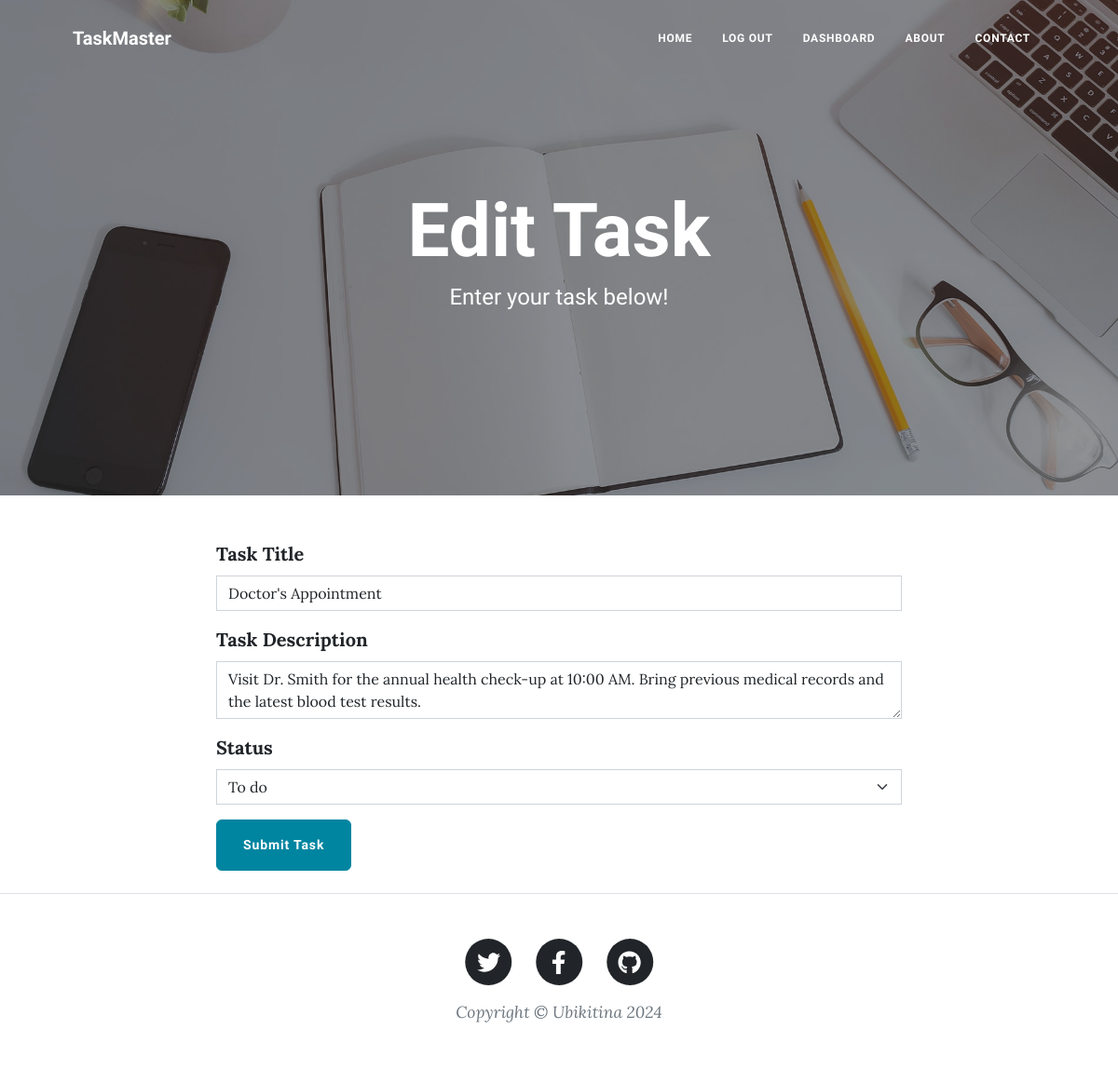
The page /edit-task/2 (signed in) on the database its author committed.
### main.py (models this page shows)
class Task(db.Model):
    __tablename__ = "tasks"
    id = db.Column(db.Integer, primary_key=True)
    author_id = db.Column(db.Integer, db.ForeignKey("users.id"))
    author = relationship("User", back_populates="tasks")
    title = db.Column(db.String(250), unique=True, nullable=False)
    date = db.Column(db.String(250), nullable=False)
    body = db.Column(db.Text, nullable=False)
    status = db.Column(db.String(250), nullable=False)
    comments = relationship("Comment", back_populates="parent_task")

### main.py (the view, shortened to what this page needs)
@app.route("/edit-task/<int:task_id>", methods=["GET", "POST"])
@authenticated_only  # Use a decorator so only an authenticated user can edit a task
def edit_task(task_id):
    task = db.get_or_404(Task, task_id)
    edit_form = CreateTaskForm(
        title=task.title,
        author=task.author,
        status=task.status,
        body=task.body
    )
    return render_template("make-task.html", form=edit_form, is_edit=True, current_user=current_user)

### forms.py
class CreateTaskForm(FlaskForm):
    title = StringField("Task Title", validators=[DataRequired()])
    body = TextAreaField("Task Description", validators=[DataRequired()])
    status = SelectField("Status", choices=[('To do', 'To do'), ('In progress', 'In progress'), ('Done', 'Done')],
                         validators=[DataRequired()])
    submit = SubmitField("Submit Task")

### main.py (called while the page is built)
@login_manager.user_loader
def load_user(user_id):
    return db.get_or_404(User, user_id)

def authenticated_only(f):
    @wraps(f)
    def decorated_function(*args, **kwargs):
        if not current_user.is_authenticated:
            return abort(403)  # 403 is a Forbidden error if not authenticated
        return f(*args, **kwargs)
    return decorated_function

### templates/make-task.html
{% from "bootstrap5/form.html" import render_form %} {% block content %} {%
include "header.html" %}
<header
  class="masthead"
  style="background-image: url('../static/assets/img/edit-bg.jpg')"
>
  <div class="container position-relative px-4 px-lg-5">
    <div class="row gx-4 gx-lg-5 justify-content-center">
      <div class="col-md-10 col-lg-8 col-xl-7">
        <div class="page-heading">
          {% if is_edit: %}
          <h1>Edit Task</h1>
          {% else: %}
          <h1>New Task</h1>
          {% endif %}
          <span class="subheading"
            >Enter your task below!</span
          >
        </div>
      </div>
    </div>
  </div>
</header>
<main class="mb-4">
  <div class="container">
    <div class="row">
      <div class="col-lg-8 col-md-10 mx-auto">
        {{render_form(form, novalidate=True, button_map={"submit": "primary"}) }}
      </div>
    </div>
  </div>
</main>
{% include "footer.html" %} {% endblock %}

### rows shown on the page
Task: title "Doctor's Appointment", body "Visit Dr. Smith for the annual health check-up at 10:00 AM. Bring previous medical records and the latest blood test results.", status "To do"
